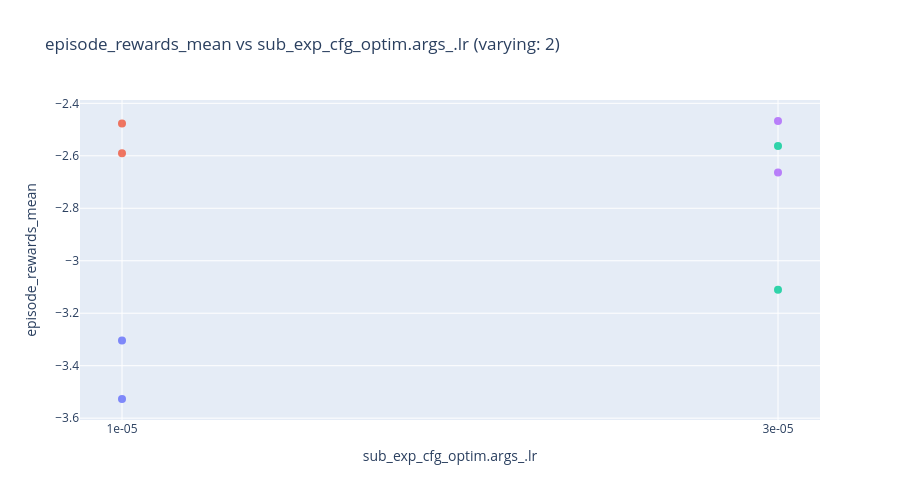
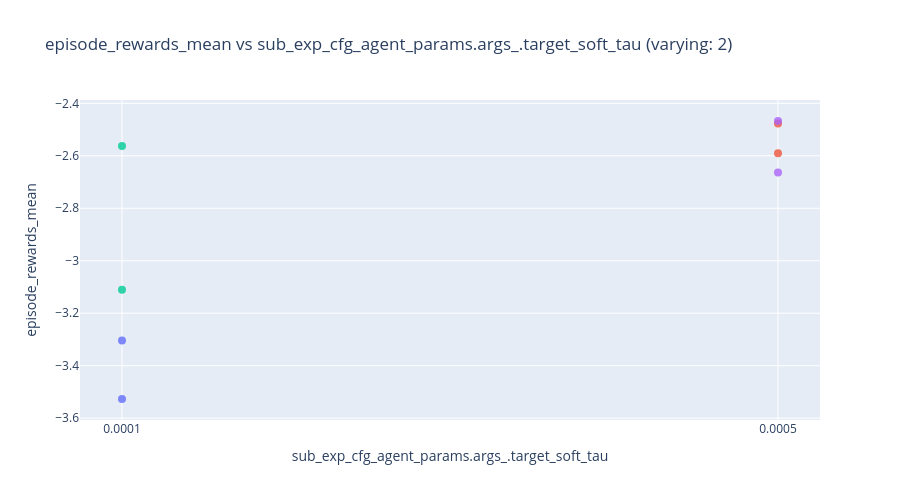

Write notebook code for charts like these, in order.
### Code cell
import plotly.express as px

# --- config ---
target_col = "episode_rewards_mean"  # your target metric
color_col = "experiment_name"  # optional color grouping
readable_names = {
    # optional friendly names; falls back to raw column name if missing
    # "hp_raw_name": "Pretty Name",
}

# --- build plots ---
varying_hps = [hp for hp in hyperparam_columns if sub_df[hp].nunique(dropna=False) > 1]

if not varying_hps:
    print("No hyperparameters with more than one unique value — nothing to plot.")
else:
    for hp in varying_hps:
        # Rename only the current x column (leave others as-is for hover)
        x_name = readable_names.get(hp, hp)
        plot_df = sub_df.rename(columns={hp: x_name})

        fig = px.scatter(
            plot_df,
            x=x_name,
            y=target_col,
            color=color_col if color_col in plot_df.columns else None,
            hover_data=hyperparam_columns,  # handy to inspect full config per point
            title=f"{target_col} vs {x_name} (varying: {sub_df[hp].nunique(dropna=False)})",
            height=500,
        )
        fig.update_traces(mode="markers", marker=dict(size=8, opacity=0.8))
        fig.update_layout(showlegend=False)
        fig.show()

### Figure 1 — Plotly figure (JSON) as saved in the notebook; plotly's stock layout.template omitted (floating-point values rounded to 4 significant figures)
{"data": [{"customdata": [["0.0001", "fixed_res"], ["0.0001", "fixed_res"]], "hovertemplate": "experiment_name=0000_optim.args_.lr_1e-05__agent_params.args_.target_soft_tau_0.0001__experiment_fixed_res<br>sub_exp_cfg_optim.args_.lr=%{x}<br>episode_rewards_mean=%{y}<br>sub_exp_cfg_agent_params.args_.target_soft_tau=%{customdata[0]}<br>sub_exp_cfg_experiment=%{customdata[1]}<extra></extra>", "legendgroup": "0000_optim.args_.lr_1e-05__agent_params.args_.target_soft_tau_0.0001__experiment_fixed_res", "marker": {"color": "#636efa", "opacity": 0.8, "size": 8, "symbol": "circle"}, "mode": "markers", "name": "0000_optim.args_.lr_1e-05__agent_params.args_.target_soft_tau_0.0001__experiment_fixed_res", "orientation": "v", "showlegend": true, "type": "scatter", "x": ["1e-05", "1e-05"], "xaxis": "x", "y": [-3.304, -3.527], "yaxis": "y"}, {"customdata": [["0.0005", "fixed_res"], ["0.0005", "fixed_res"]], "hovertemplate": "experiment_name=0001_optim.args_.lr_1e-05__agent_params.args_.target_soft_tau_0.0005__experiment_fixed_res<br>sub_exp_cfg_optim.args_.lr=%{x}<br>episode_rewards_mean=%{y}<br>sub_exp_cfg_agent_params.args_.target_soft_tau=%{customdata[0]}<br>sub_exp_cfg_experiment=%{customdata[1]}<extra></extra>", "legendgroup": "0001_optim.args_.lr_1e-05__agent_params.args_.target_soft_tau_0.0005__experiment_fixed_res", "marker": {"color": "#EF553B", "opacity": 0.8, "size": 8, "symbol": "circle"}, "mode": "markers", "name": "0001_optim.args_.lr_1e-05__agent_params.args_.target_soft_tau_0.0005__experiment_fixed_res", "orientation": "v", "showlegend": true, "type": "scatter", "x": ["1e-05", "1e-05"], "xaxis": "x", "y": [-2.59, -2.477], "yaxis": "y"}, {"customdata": [["0.0001", "fixed_res"], ["0.0001", "fixed_res"]], "hovertemplate": "experiment_name=0002_optim.args_.lr_3e-05__agent_params.args_.target_soft_tau_0.0001__experiment_fixed_res<br>sub_exp_cfg_optim.args_.lr=%{x}<br>episode_rewards_mean=%{y}<br>sub_exp_cfg_agent_params.args_.target_soft_tau=%{customdata[0]}<br>sub_exp_cfg_experiment=%{customdata[1]}<extra></extra>", "legendgroup": "0002_optim.args_.lr_3e-05__agent_params.args_.target_soft_tau_0.0001__experiment_fixed_res", "marker": {"color": "#00cc96", "opacity": 0.8, "size": 8, "symbol": "circle"}, "mode": "markers", "name": "0002_optim.args_.lr_3e-05__agent_params.args_.target_soft_tau_0.0001__experiment_fixed_res", "orientation": "v", "showlegend": true, "type": "scatter", "x": ["3e-05", "3e-05"], "xaxis": "x", "y": [-3.111, -2.563], "yaxis": "y"}, {"customdata": [["0.0005", "fixed_res"], ["0.0005", "fixed_res"]], "hovertemplate": "experiment_name=0003_optim.args_.lr_3e-05__agent_params.args_.target_soft_tau_0.0005__experiment_fixed_res<br>sub_exp_cfg_optim.args_.lr=%{x}<br>episode_rewards_mean=%{y}<br>sub_exp_cfg_agent_params.args_.target_soft_tau=%{customdata[0]}<br>sub_exp_cfg_experiment=%{customdata[1]}<extra></extra>", "legendgroup": "0003_optim.args_.lr_3e-05__agent_params.args_.target_soft_tau_0.0005__experiment_fixed_res", "marker": {"color": "#ab63fa", "opacity": 0.8, "size": 8, "symbol": "circle"}, "mode": "markers", "name": "0003_optim.args_.lr_3e-05__agent_params.args_.target_soft_tau_0.0005__experiment_fixed_res", "orientation": "v", "showlegend": true, "type": "scatter", "x": ["3e-05", "3e-05"], "xaxis": "x", "y": [-2.467, -2.664], "yaxis": "y"}], "layout": {"height": 500, "legend": {"title": {"text": "experiment_name"}, "tracegroupgap": 0}, "showlegend": false, "title": {"text": "episode_rewards_mean vs sub_exp_cfg_optim.args_.lr (varying: 2)"}, "xaxis": {"anchor": "y", "domain": [0, 1], "title": {"text": "sub_exp_cfg_optim.args_.lr"}}, "yaxis": {"anchor": "x", "domain": [0, 1], "title": {"text": "episode_rewards_mean"}}}}

### Figure 2 — Plotly figure (JSON) as saved in the notebook; plotly's stock layout.template omitted (floating-point values rounded to 4 significant figures)
{"data": [{"customdata": [["1e-05", "fixed_res"], ["1e-05", "fixed_res"]], "hovertemplate": "experiment_name=0000_optim.args_.lr_1e-05__agent_params.args_.target_soft_tau_0.0001__experiment_fixed_res<br>sub_exp_cfg_agent_params.args_.target_soft_tau=%{x}<br>episode_rewards_mean=%{y}<br>sub_exp_cfg_optim.args_.lr=%{customdata[0]}<br>sub_exp_cfg_experiment=%{customdata[1]}<extra></extra>", "legendgroup": "0000_optim.args_.lr_1e-05__agent_params.args_.target_soft_tau_0.0001__experiment_fixed_res", "marker": {"color": "#636efa", "opacity": 0.8, "size": 8, "symbol": "circle"}, "mode": "markers", "name": "0000_optim.args_.lr_1e-05__agent_params.args_.target_soft_tau_0.0001__experiment_fixed_res", "orientation": "v", "showlegend": true, "type": "scatter", "x": ["0.0001", "0.0001"], "xaxis": "x", "y": [-3.304, -3.527], "yaxis": "y"}, {"customdata": [["1e-05", "fixed_res"], ["1e-05", "fixed_res"]], "hovertemplate": "experiment_name=0001_optim.args_.lr_1e-05__agent_params.args_.target_soft_tau_0.0005__experiment_fixed_res<br>sub_exp_cfg_agent_params.args_.target_soft_tau=%{x}<br>episode_rewards_mean=%{y}<br>sub_exp_cfg_optim.args_.lr=%{customdata[0]}<br>sub_exp_cfg_experiment=%{customdata[1]}<extra></extra>", "legendgroup": "0001_optim.args_.lr_1e-05__agent_params.args_.target_soft_tau_0.0005__experiment_fixed_res", "marker": {"color": "#EF553B", "opacity": 0.8, "size": 8, "symbol": "circle"}, "mode": "markers", "name": "0001_optim.args_.lr_1e-05__agent_params.args_.target_soft_tau_0.0005__experiment_fixed_res", "orientation": "v", "showlegend": true, "type": "scatter", "x": ["0.0005", "0.0005"], "xaxis": "x", "y": [-2.59, -2.477], "yaxis": "y"}, {"customdata": [["3e-05", "fixed_res"], ["3e-05", "fixed_res"]], "hovertemplate": "experiment_name=0002_optim.args_.lr_3e-05__agent_params.args_.target_soft_tau_0.0001__experiment_fixed_res<br>sub_exp_cfg_agent_params.args_.target_soft_tau=%{x}<br>episode_rewards_mean=%{y}<br>sub_exp_cfg_optim.args_.lr=%{customdata[0]}<br>sub_exp_cfg_experiment=%{customdata[1]}<extra></extra>", "legendgroup": "0002_optim.args_.lr_3e-05__agent_params.args_.target_soft_tau_0.0001__experiment_fixed_res", "marker": {"color": "#00cc96", "opacity": 0.8, "size": 8, "symbol": "circle"}, "mode": "markers", "name": "0002_optim.args_.lr_3e-05__agent_params.args_.target_soft_tau_0.0001__experiment_fixed_res", "orientation": "v", "showlegend": true, "type": "scatter", "x": ["0.0001", "0.0001"], "xaxis": "x", "y": [-3.111, -2.563], "yaxis": "y"}, {"customdata": [["3e-05", "fixed_res"], ["3e-05", "fixed_res"]], "hovertemplate": "experiment_name=0003_optim.args_.lr_3e-05__agent_params.args_.target_soft_tau_0.0005__experiment_fixed_res<br>sub_exp_cfg_agent_params.args_.target_soft_tau=%{x}<br>episode_rewards_mean=%{y}<br>sub_exp_cfg_optim.args_.lr=%{customdata[0]}<br>sub_exp_cfg_experiment=%{customdata[1]}<extra></extra>", "legendgroup": "0003_optim.args_.lr_3e-05__agent_params.args_.target_soft_tau_0.0005__experiment_fixed_res", "marker": {"color": "#ab63fa", "opacity": 0.8, "size": 8, "symbol": "circle"}, "mode": "markers", "name": "0003_optim.args_.lr_3e-05__agent_params.args_.target_soft_tau_0.0005__experiment_fixed_res", "orientation": "v", "showlegend": true, "type": "scatter", "x": ["0.0005", "0.0005"], "xaxis": "x", "y": [-2.467, -2.664], "yaxis": "y"}], "layout": {"height": 500, "legend": {"title": {"text": "experiment_name"}, "tracegroupgap": 0}, "showlegend": false, "title": {"text": "episode_rewards_mean vs sub_exp_cfg_agent_params.args_.target_soft_tau (varying: 2)"}, "xaxis": {"anchor": "y", "domain": [0, 1], "title": {"text": "sub_exp_cfg_agent_params.args_.target_soft_tau"}}, "yaxis": {"anchor": "x", "domain": [0, 1], "title": {"text": "episode_rewards_mean"}}}}
